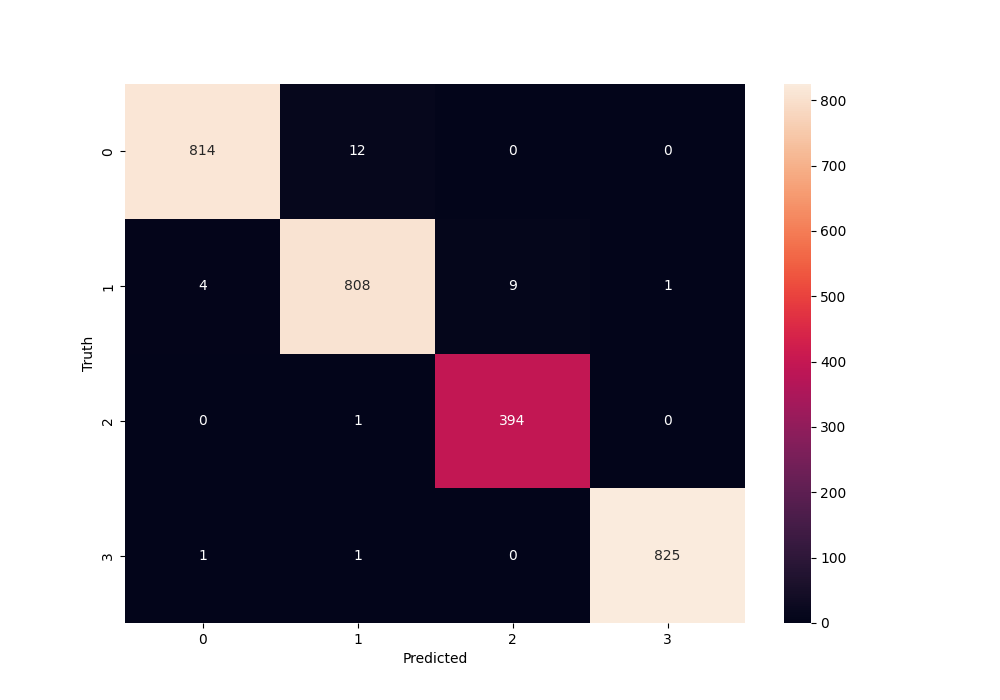

Generate this figure with Python:
import seaborn as sn
from keras.models import load_model
import tensorflow as tf
import numpy as np
import matplotlib.pyplot as plt

#Variaveis
seed = 13
height = 256
width = 256
batch = 32

path = "C:/Users/tulio/OneDrive/Documentos/GitHub/brain_tumor_CNN/images/Training"

#Carregando o modelo
model = load_model("C:/Users/tulio/OneDrive/Documentos/GitHub/brain_tumor_CNN/model.h5")

#Carregando os pesos
model.load_weights("C:/Users/tulio/OneDrive/Documentos/GitHub/brain_tumor_CNN/ModelWeights.h5")


#Criando o dataset
pred_ds = tf.keras.utils.image_dataset_from_directory(
    path,
    image_size=(height,width),
    batch_size= batch,
    label_mode="int",
    labels= "inferred",
    color_mode="rgb",
    shuffle=False
)

#Realizando o predict no dataset
y_pred = model.predict(pred_ds)

model.evaluate(pred_ds)

#Criando a matriz de confusão
predictions = np.argmax(y_pred,axis=1)
truth = np.concatenate([y for x, y in pred_ds], axis=-1) 

cm = tf.math.confusion_matrix(labels=truth, predictions=predictions)

plt.figure(figsize = (10,7))
sn.heatmap(cm, annot=True, fmt='d')
plt.ylabel('Truth')
plt.xlabel('Predicted')

plt.show()
